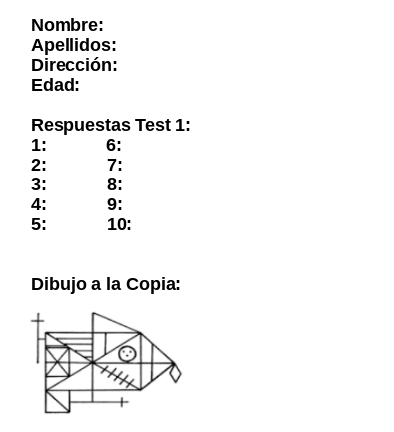
#> input picture UNED/computer-vision/pec2/data/formulario.png, 394 x 432 px
$ python pec2_ej2a.py
#> lines starting #> are read from the running program, lines starting #| are printed output that depends on the picture
import cv2 as cv
import numpy as np

def leer_o_fallar(path):
#> called with path = 'data/formulario.png'
    img = cv.imread(path)
#> img is the input picture: shape (432, 394, 3); min 0, max 255, mean 246.3
    return img

def preprocesar(gray, modo, clahe_clip, clahe_grid, canny1, canny2):
    if modo == 0:
        return gray
    if modo == 1:
        g = max(2, int(clahe_grid))
        clahe = cv.createCLAHE(clipLimit=max(
            1.0, clahe_clip / 10.0), tileGridSize=(g, g))
        return clahe.apply(gray)
    c1 = max(0, int(canny1))
    c2 = max(c1 + 1, int(canny2))
    return cv.Canny(gray, c1, c2)

def orb_kp_desc(gray, nfeatures, fast_th):
    orb = cv.ORB_create(
        nfeatures=max(100, int(nfeatures)),
        fastThreshold=max(0, int(fast_th)),
        scoreType=cv.ORB_HARRIS_SCORE
    )
    return orb.detectAndCompute(gray, None)

def matches_ratio(des_src, des_ref, ratio):
    if des_src is None or des_ref is None:
        return []
    bf = cv.BFMatcher(cv.NORM_HAMMING, crossCheck=False)
    knn = bf.knnMatch(des_src, des_ref, k=2)
    out = []
    r = max(0.10, min(0.99, float(ratio)))
    for pair in knn:
        if len(pair) != 2:
            continue
        m, n = pair
        if m.distance < r * n.distance:
            out.append(m)
    return out

def homografia(kps_src, kps_ref, matches, ransac_thr):
    if len(matches) < 4:
        return None, None
    pts_src = np.float32(
        [kps_src[m.queryIdx].pt for m in matches]).reshape(-1, 1, 2)
    pts_ref = np.float32(
        [kps_ref[m.trainIdx].pt for m in matches]).reshape(-1, 1, 2)
    H, mask = cv.findHomography(
        pts_src, pts_ref, cv.RANSAC, max(0.5, float(ransac_thr)))
    return H, mask

def overlay(base, top, alpha):
    a = max(0.0, min(1.0, float(alpha)))
    return cv.addWeighted(base, 1.0 - a, top, a, 0)

PREPROC_MODO = 1
CLAHE_CLIP = 25
CLAHE_GRID = 8
CANNY1 = 60
CANNY2 = 180

NFEATURES = 2500
FAST_TH = 12
RATIO = 0.75
RANSAC_THR = 3.0
ALPHA = 0.35

ref = leer_o_fallar("data/formulario.png")
src = leer_o_fallar("data/formularioRelleno-original.png")
#> call 2 of leer_o_fallar, with path = 'data/formularioRelleno-original.png'
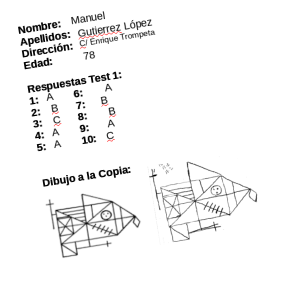
#> input picture UNED/computer-vision/pec2/data/formularioRelleno-original.png, 307 x 302 px
#> in leer_o_fallar, img is the input picture: shape (302, 307, 3); mean B, G, R 245.5, 245.5, 245.6

ref_g0 = cv.cvtColor(ref, cv.COLOR_BGR2GRAY)
src_g0 = cv.cvtColor(src, cv.COLOR_BGR2GRAY)
h_ref, w_ref = ref_g0.shape
#> h_ref = 432; w_ref = 394

ref_g = preprocesar(ref_g0, PREPROC_MODO, CLAHE_CLIP,
                    CLAHE_GRID, CANNY1, CANNY2)
src_g = preprocesar(src_g0, PREPROC_MODO, CLAHE_CLIP,
                    CLAHE_GRID, CANNY1, CANNY2)
#> call 2 of preprocesar, with modo = 1, clahe_clip = 25, clahe_grid = 8, canny1 = 60, canny2 = 180
#> in preprocesar (call 2), `return clahe.apply(gray)`:
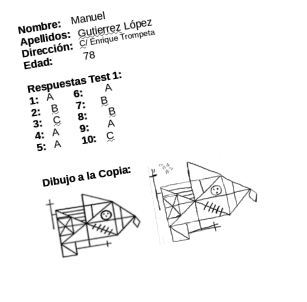
#> returned value: shape (302, 307); min 1, max 255, mean 244.3

kps_ref, des_ref = orb_kp_desc(ref_g, NFEATURES, FAST_TH)
#> kps_ref = 1947 keypoints; strongest (x, y, size): (112, 181, 31), (111, 202, 31), (111, 146, 31), (37, 44, 31)
kps_src, des_src = orb_kp_desc(src_g, NFEATURES, FAST_TH)
#> kps_src = 1934 keypoints; strongest (x, y, size): (46, 182, 31), (93, 78, 31), (58, 181, 31), (102, 173, 31)

m = matches_ratio(des_src, des_ref, RATIO)
#> in matches_ratio, `knn = bf.knnMatch(des_src, des_ref, k=2)`: knn = 1934 matches
#> after the loop in matches_ratio, `for pair in knn:`: out = 218 matches
#> m = 218 matches
H, inliers = homografia(kps_src, kps_ref, m, RANSAC_THR)
#> in homografia, `pts_src = np.float32( [kps_src[m.queryIdx].pt for m in matches]).resha..`: pts_src = 218 rows, first 8: [94, 206], [83, 205], [110, 206], [93, 204], [81, 207], [107, 208], [113, 202], [110, 209]
#> in homografia, `pts_ref = np.float32( [kps_ref[m.trainIdx].pt for m in matches]).resha..`: pts_ref = 218 rows, first 8: [108.9, 337], [91.58, 331.8], [136.5, 338.7], [105.4, 333.5], [86.4, 333.5], [131.3, 342.1], [140, 333.5], [136.5, 347.3]
#> in homografia, `H, mask = cv.findHomography( pts_src, pts_ref, cv.RANSAC, max(0.5, flo..`: H = [[1.63, -0.266, 9.8], [0.246, 1.65, -29.11], [-6.68e-05, 1.48e-06, 1]]; mask = 218 values, max 1 at index 0, min 0 at index 3, mean 0.711
#> inliers has the same summary as mask in homografia


warp = cv.warpPerspective(
        src, H, (w_ref, h_ref), flags=cv.INTER_LINEAR, borderValue=(255, 255, 255))
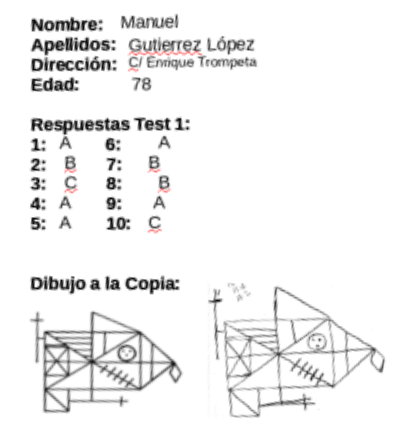
#> warp: shape (432, 394, 3); mean B, G, R 240.4, 240.4, 240.6
cv.imwrite("data/formularioRelleno-alineado.png", warp)

over = overlay(ref, warp, ALPHA)
#> in overlay, `return cv.addWeighted(base, 1.0 - a, top, a, 0)`:
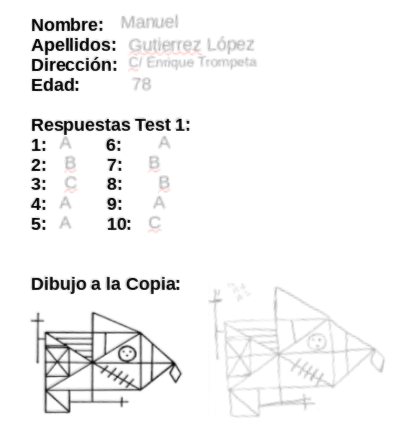
#> returned value: shape (432, 394, 3); mean of channels 0, 1, 2 244.2, 244.2, 244.3; drawn as B, G, R
diff = cv.absdiff(ref_g0, cv.cvtColor(warp, cv.COLOR_BGR2GRAY))
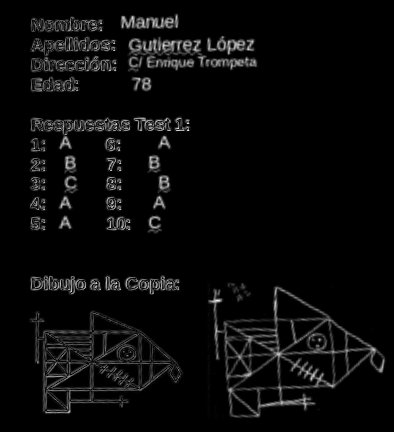
#> diff: shape (432, 394); min 0, max 245, mean 10.2

cv.namedWindow("ref | warp | diff", cv.WINDOW_NORMAL)
cv.namedWindow("overlay", cv.WINDOW_NORMAL)

vista = np.hstack([ref, warp, cv.cvtColor(diff, cv.COLOR_GRAY2BGR)])
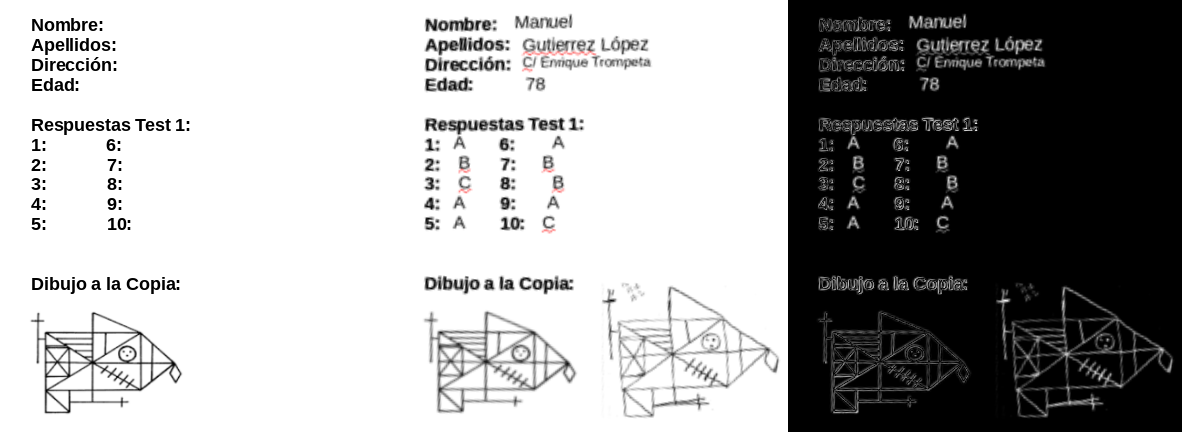
#> vista: shape (432, 1182, 3); mean B, G, R 165.6, 165.6, 165.7
cv.imshow("ref | warp | diff", vista)
cv.imshow("overlay", over)

img_matches = cv.drawMatches(src, kps_src, ref, kps_ref,
                             m[:120], None, flags=cv.DrawMatchesFlags_NOT_DRAW_SINGLE_POINTS)
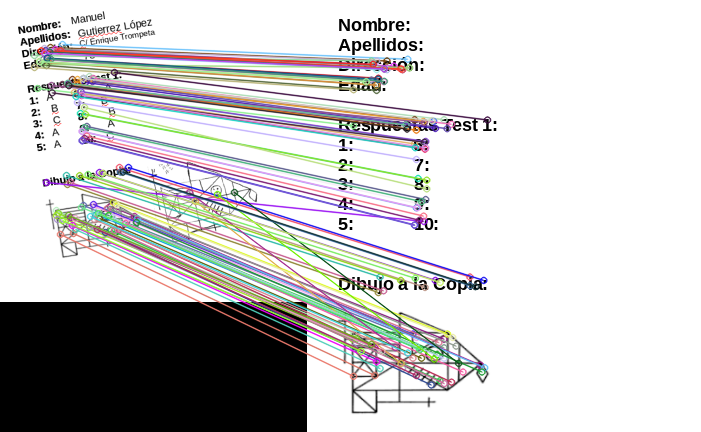
#> img_matches: shape (432, 701, 3); mean B, G, R 200.5, 200.6, 201.5
cv.namedWindow("matches", cv.WINDOW_NORMAL)
cv.imshow("matches", img_matches)

cv.waitKey(0)
cv.destroyAllWindows()
